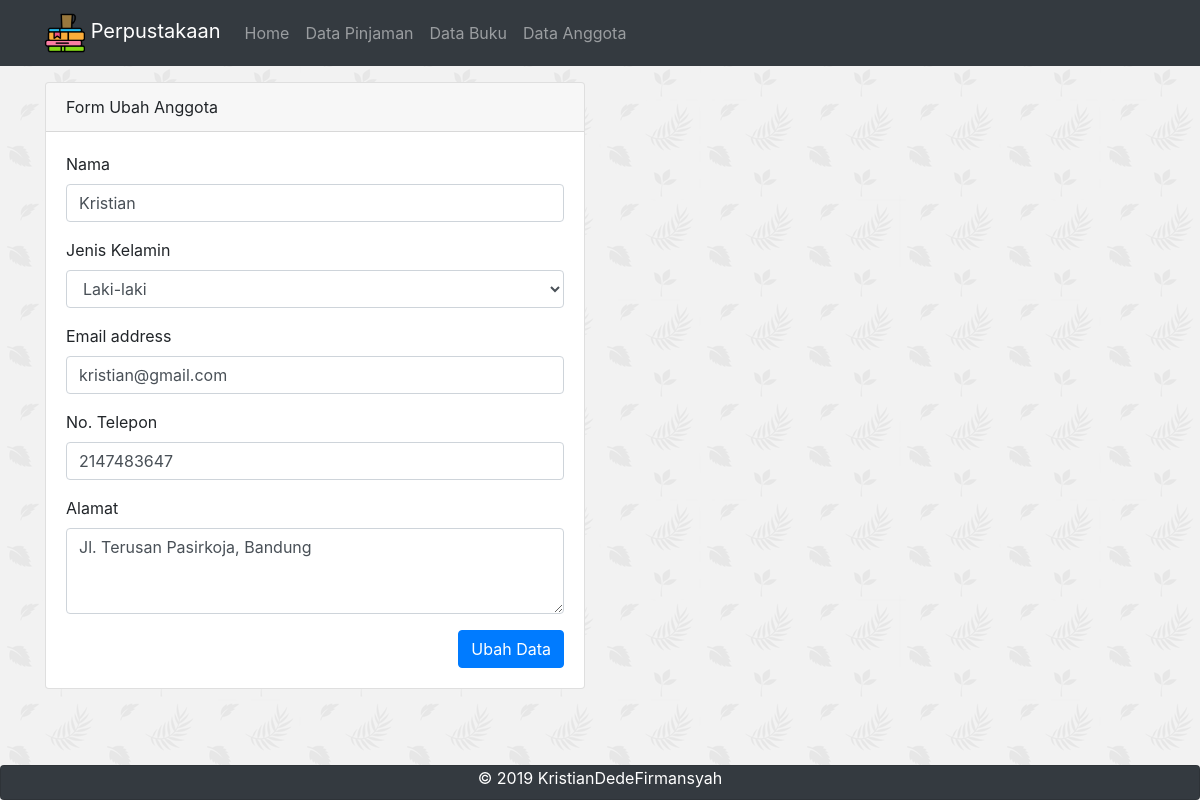
The app's page /Perpustakaan_UTS/anggota/ubah/1 with its own data.
### tables this page shows
CREATE TABLE `anggota` (
  `id_anggota` int(3) NOT NULL,
  `nama` varchar(30) NOT NULL,
  `jk` varchar(10) NOT NULL,
  `alamat` varchar(50) NOT NULL,
  `telepon` int(13) NOT NULL,
  `email` varchar(30) NOT NULL
);

### Perpustakaan_UTS/application/controllers/Anggota.php (called while the page is built, shortened)
<?php
class Anggota extends CI_Controller{
    public function __construct()
    {
        $this->load->model('Anggota_model');
    }
    public function ubah($id)
    {
        $data['judul'] = 'Ubah Data Anggota';
        $data['anggota'] = $this->Anggota_model->getAnggotaById($id);
        $this->load->view('templates/header', $data);
        $this->load->view('anggota/ubah', $data);
        $this->load->view('templates/footer');
    }
}

### Perpustakaan_UTS/index.php (called while the page is built, shortened)
<?php
require_once BASEPATH.'core/CodeIgniter.php';

### Perpustakaan_UTS/application/models/Anggota_model.php (called while the page is built, shortened)
<?php
class Anggota_model extends CI_model{
    public function getAnggotaById($id)
    {
        return $this->db->get_where('anggota', ['id_anggota'=> $id])->row_array();
    }
}

### Perpustakaan_UTS/application/views/anggota/ubah.php (the view, shortened to what this page needs)
<div class="container" style="margin-bottom: 100px;">
    <div class="row mt-3">
        <div class="col-md-6">
        <div class="card">
            <div class="card-header">
                Form Ubah Anggota
            </div>
            <div class="card-body">
                <form action="<?= base_url(); ?>anggota/aksiUbahAnggota" method="post">
                    <div class="form-group">
                        <label for="nama">Nama</label>
                        <input type="text" class="form-control" id="nama" name="nama" value="<?= $anggota['nama']?>" required>
                    </div>
                    <div class="form-group">
                        <label for="jk">Jenis Kelamin</label>
                        <select class="form-control" id="jk" name="jk">
                        <?php if($anggota['jk'] == "Laki-laki") :?>
                          <option value="Laki-laki" selected="selected">Laki-laki</option>
                        <?php else : ?>
                          <option value="Perempuan" selected="selected">Perempuan</option>
                          <option value="Laki-laki">Laki-laki</option>
                        <?php endif; ?>
                        </select>
                    </div>
                    <div class="form-group">
                        <label for="email">Email address</label>
                        <input type="email" class="form-control" id="email" placeholder="email" value="<?= $anggota['email'] ?>" name="email">
                    </div>
                    <div class="form-group">
                        <label for="tahun">No. Telepon</label>
                        <input type="number" class="form-control" id="telepon" value="<?= $anggota['telepon'] ?>" name="telepon">
                    </div>
                    <div class="form-group">
                        <label for="alamat">Alamat</label>
                        <textarea class="form-control" id="alamat" name="alamat" rows="3"><?= $anggota['alamat'] ?></textarea>
                    </div>
                    <button type="submit" class="btn btn-primary float-right" name="ubah">Ubah Data</button>
                </form>
            </div>
         </div>
        </div>
    </div>
</div>

### records on screen
anggota: nama "Kristian", jk "Laki-laki", email "kristian@gmail.com", telepon "2147483647", alamat "Jl. Terusan Pasirkoja, Bandung"
